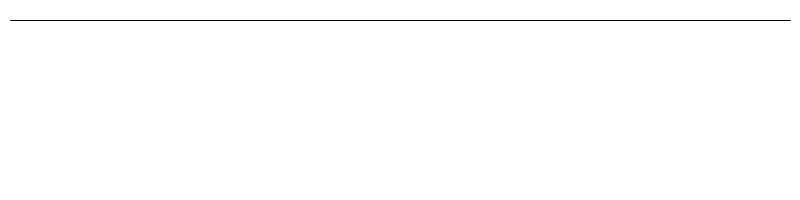
Frame 1 (no input)
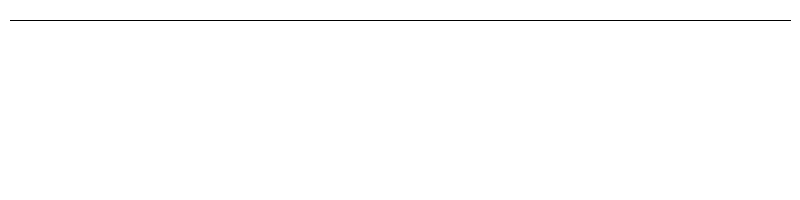
Frame 60 (the mouse pressed at the canvas centre just before this capture)
Frame 120 (the mouse held since frame 60 and released just before this capture): identical to frame 60, image omitted

The Processing sketch that drew these frames (run headless with seeded random() and noise(); from frame 60 on, the mouse is pressed at the canvas centre):

// Processing sketch: CantorLine
// ── CantorLine.pde

void setup() {
  size(800,200);
  background(255);
}

void cantor(float x, float y, float len) {
  line(x, y, x+len, y);
}

void draw() {
  cantor(10, 20, width-20);
}
